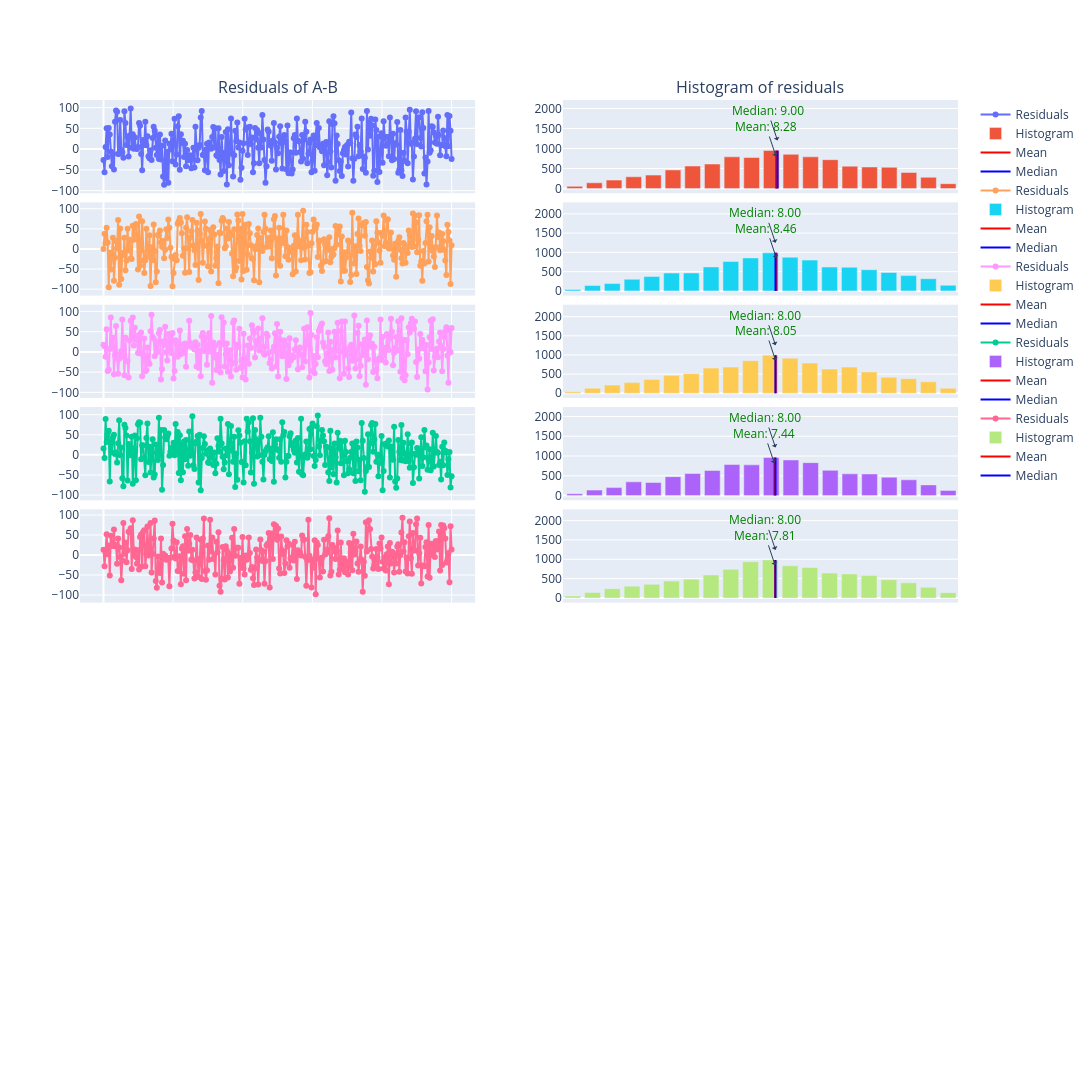

Notebook code cell kept with this figure:
### Markdown cell above
### **Strategy B** Given `J` infer `J+1`

The probability distribution of chosing $i_A$ is uniform,so we can create a probabilistic model to infer the next number given the previous one. The seed in this case is 50 so equal probability for first try.

**Idea:**

Given a random number $i_A$ we compute the probability of be greater or lower value in the following iteration. $$P_{higher} = \frac{100-i_A}{100},$$ $$P_{lower} = \frac{i_A}{100}.$$

* Seed $i_0$ 
* Iteration 1: $i_B = i0$
    * Compute $i_A$
    * Compute $\Delta$
    * Update $i_0$: 
        * If $P_{lower} > P_{higher}$ --> $i_0 = \textrm{randint}(0, i_A / 2)$   
        * If $P_{higher} > P_{lower}$ --> $i_0 = \textrm{randint}(i_A, i_A + \frac{100-i_A}{100})$

### Code cell
number_cases=10000
cases_to_test = 5

fig = make_subplots(rows=len(cases), cols=2, 
                    subplot_titles=("Residuals of A-B", "Histogram of residuals"),
                    shared_xaxes=True,
                    vertical_spacing=0.01)

i = 0
for jiter in range(cases_to_test):
    # Compute payout or residuals
    residuals = []
    i0 = 50
    for _ in range(number_cases):
        prob_higher = (100-i0)/100
        prob_lower = i0/100
        i_A = number_A(1)[0]
        i_B = i0
        residuals.append(i_A - i_B)

        if prob_higher >= prob_lower:
            if i_A >= 99:
                i0 = np.random.randint(0,int(i_A/2),1)[0]
            else:
                i0 = np.random.randint(i_A,int(i_A+(100-i_A)/2),1)[0]
        elif prob_higher < prob_lower:
            if i_A <=1 :
                i0 = np.random.randint(0,100,1)[0]
            else:
                i0 = np.random.randint(0,i_A/2,1)[0]
    
    step=int(30)
    
    # Plot residuals with x-labels
    fig.add_trace(go.Scatter(x=np.linspace(0,1000,int(len(residuals)/step)+1), 
                             y=residuals[::step], 
                             mode='lines+markers', 
                             name='Residuals'), 
                  row=i+1, col=1)
    
    # histogram with counts in Y-axis
    # compute historgram and media and median of residuals
    hist, bin_edges = np.histogram(residuals, bins=20)
    bin_centers = (bin_edges[:-1] + bin_edges[1:]) / 2
    # Calculate mean and median
    mean_residuals = np.mean(residuals)
    median_residuals = np.median(residuals)
    if mean_residuals < 0:
        color = 'red'
    else:
        color = 'green'
        
    # Plot histogram
    fig.add_trace(go.Bar(x=bin_centers, y=hist, name='Histogram'), row=i+1, col=2)
    # Plot mean and median vlines
    fig.add_trace(go.Scatter(x=[mean_residuals, mean_residuals], 
                             y=[0, np.max(hist)], 
                             mode='lines', 
                             name='Mean', 
                             line=dict(color='red')), 
                  row=i+1, col=2)
    # Median
    fig.add_trace(go.Scatter(x=[median_residuals, median_residuals],
                                y=[0, np.max(hist)], 
                                mode='lines', 
                                name='Median', 
                                line=dict(color='blue')), 
                    row=i+1, col=2)
    # Add annotation mean and median
    fig.add_annotation(x=mean_residuals, y=np.max(hist)-400, 
                       text="Mean: {:.2f}".format(mean_residuals), 
                       showarrow=True, 
                       arrowhead=1, 
                       yshift=10,
                       font=dict(color=color), 
                       row=i+1, col=2)
    fig.add_annotation(x=median_residuals, y=np.max(hist),
                            text="Median: {:.2f}".format(median_residuals), 
                            showarrow=True, 
                            arrowhead=1, 
                            yshift=10,
                            font=dict(color=color), 
                            row=i+1, col=2)
    i=i+1

fig.update_layout(
    autosize=False,
    width=1200,
    height=1200,
)
fig.show()

### Figure 1 — Plotly figure (JSON) as saved in the notebook; plotly's stock layout.template omitted (floating-point values rounded to 4 significant figures; data arrays with more than 128 entries replaced by an {"elided": "..."} marker saying what was removed)
{"data": [{"mode": "lines+markers", "name": "Residuals", "type": "scatter", "x": {"elided": "334 float values"}, "xaxis": "x", "y": {"elided": "334 int values"}, "yaxis": "y"}, {"name": "Histogram", "type": "bar", "x": [-92.1, -82.3, -72.5, -62.7, -52.9, -43.1, -33.3, -23.5, -13.7, -3.9, 5.9, 15.7, 25.5, 35.3, 45.1, 54.9, 64.7, 74.5, 84.3, 94.1], "xaxis": "x2", "y": [56, 144, 211, 294, 336, 465, 562, 612, 792, 775, 950, 855, 792, 721, 559, 539, 531, 402, 282, 122], "yaxis": "y2"}, {"line": {"color": "red"}, "mode": "lines", "name": "Mean", "type": "scatter", "x": [8.279, 8.279], "xaxis": "x2", "y": [0, 950], "yaxis": "y2"}, {"line": {"color": "blue"}, "mode": "lines", "name": "Median", "type": "scatter", "x": [9, 9], "xaxis": "x2", "y": [0, 950], "yaxis": "y2"}, {"mode": "lines+markers", "name": "Residuals", "type": "scatter", "x": {"elided": "334 float values"}, "xaxis": "x3", "y": {"elided": "334 int values"}, "yaxis": "y3"}, {"name": "Histogram", "type": "bar", "x": [-93.08, -83.22, -73.38, -63.53, -53.67, -43.83, -33.98, -24.12, -14.28, -4.425, 5.425, 15.27, 25.12, 34.97, 44.83, 54.67, 64.52, 74.37, 84.22, 94.08], "xaxis": "x4", "y": [38, 139, 192, 302, 373, 463, 465, 623, 764, 856, 988, 874, 800, 619, 613, 551, 479, 397, 317, 147], "yaxis": "y4"}, {"line": {"color": "red"}, "mode": "lines", "name": "Mean", "type": "scatter", "x": [8.463, 8.463], "xaxis": "x4", "y": [0, 988], "yaxis": "y4"}, {"line": {"color": "blue"}, "mode": "lines", "name": "Median", "type": "scatter", "x": [8, 8], "xaxis": "x4", "y": [0, 988], "yaxis": "y4"}, {"mode": "lines+markers", "name": "Residuals", "type": "scatter", "x": {"elided": "334 float values"}, "xaxis": "x5", "y": {"elided": "334 int values"}, "yaxis": "y5"}, {"name": "Histogram", "type": "bar", "x": [-93.08, -83.22, -73.38, -63.53, -53.67, -43.83, -33.98, -24.12, -14.28, -4.425, 5.425, 15.27, 25.12, 34.97, 44.83, 54.67, 64.52, 74.37, 84.22, 94.08], "xaxis": "x6", "y": [38, 132, 215, 278, 362, 468, 512, 658, 685, 851, 994, 916, 789, 633, 684, 556, 415, 382, 300, 132], "yaxis": "y6"}, {"line": {"color": "red"}, "mode": "lines", "name": "Mean", "type": "scatter", "x": [8.053, 8.053], "xaxis": "x6", "y": [0, 994], "yaxis": "y6"}, {"line": {"color": "blue"}, "mode": "lines", "name": "Median", "type": "scatter", "x": [8, 8], "xaxis": "x6", "y": [0, 994], "yaxis": "y6"}, {"mode": "lines+markers", "name": "Residuals", "type": "scatter", "x": {"elided": "334 float values"}, "xaxis": "x7", "y": {"elided": "334 int values"}, "yaxis": "y7"}, {"name": "Histogram", "type": "bar", "x": [-92.1, -82.3, -72.5, -62.7, -52.9, -43.1, -33.3, -23.5, -13.7, -3.9, 5.9, 15.7, 25.5, 35.3, 45.1, 54.9, 64.7, 74.5, 84.3, 94.1], "xaxis": "x8", "y": [47, 139, 202, 347, 331, 479, 560, 635, 786, 777, 962, 901, 833, 639, 550, 547, 464, 399, 271, 131], "yaxis": "y8"}, {"line": {"color": "red"}, "mode": "lines", "name": "Mean", "type": "scatter", "x": [7.437, 7.437], "xaxis": "x8", "y": [0, 962], "yaxis": "y8"}, {"line": {"color": "blue"}, "mode": "lines", "name": "Median", "type": "scatter", "x": [8, 8], "xaxis": "x8", "y": [0, 962], "yaxis": "y8"}, {"mode": "lines+markers", "name": "Residuals", "type": "scatter", "x": {"elided": "334 float values"}, "xaxis": "x9", "y": {"elided": "334 int values"}, "yaxis": "y9"}, {"name": "Histogram", "type": "bar", "x": [-93.08, -83.22, -73.38, -63.53, -53.67, -43.83, -33.98, -24.12, -14.28, -4.425, 5.425, 15.27, 25.12, 34.97, 44.83, 54.67, 64.52, 74.37, 84.22, 94.08], "xaxis": "x10", "y": [50, 140, 240, 305, 352, 436, 486, 595, 742, 935, 984, 831, 789, 643, 620, 580, 470, 391, 274, 137], "yaxis": "y10"}, {"line": {"color": "red"}, "mode": "lines", "name": "Mean", "type": "scatter", "x": [7.813, 7.813], "xaxis": "x10", "y": [0, 984], "yaxis": "y10"}, {"line": {"color": "blue"}, "mode": "lines", "name": "Median", "type": "scatter", "x": [8, 8], "xaxis": "x10", "y": [0, 984], "yaxis": "y10"}], "layout": {"annotations": [{"font": {"size": 16}, "showarrow": false, "text": "Residuals of A-B", "x": 0.225, "xanchor": "center", "xref": "paper", "y": 1, "yanchor": "bottom", "yref": "paper"}, {"font": {"size": 16}, "showarrow": false, "text": "Histogram of residuals", "x": 0.775, "xanchor": "center", "xref": "paper", "y": 1, "yanchor": "bottom", "yref": "paper"}, {"arrowhead": 1, "font": {"color": "green"}, "showarrow": true, "text": "Mean: 8.28", "x": 8.279, "xref": "x2", "y": 550, "yref": "y2", "yshift": 10}, {"arrowhead": 1, "font": {"color": "green"}, "showarrow": true, "text": "Median: 9.00", "x": 9, "xref": "x2", "y": 950, "yref": "y2", "yshift": 10}, {"arrowhead": 1, "font": {"color": "green"}, "showarrow": true, "text": "Mean: 8.46", "x": 8.463, "xref": "x4", "y": 588, "yref": "y4", "yshift": 10}, {"arrowhead": 1, "font": {"color": "green"}, "showarrow": true, "text": "Median: 8.00", "x": 8, "xref": "x4", "y": 988, "yref": "y4", "yshift": 10}, {"arrowhead": 1, "font": {"color": "green"}, "showarrow": true, "text": "Mean: 8.05", "x": 8.053, "xref": "x6", "y": 594, "yref": "y6", "yshift": 10}, {"arrowhead": 1, "font": {"color": "green"}, "showarrow": true, "text": "Median: 8.00", "x": 8, "xref": "x6", "y": 994, "yref": "y6", "yshift": 10}, {"arrowhead": 1, "font": {"color": "green"}, "showarrow": true, "text": "Mean: 7.44", "x": 7.437, "xref": "x8", "y": 562, "yref": "y8", "yshift": 10}, {"arrowhead": 1, "font": {"color": "green"}, "showarrow": true, "text": "Median: 8.00", "x": 8, "xref": "x8", "y": 962, "yref": "y8", "yshift": 10}, {"arrowhead": 1, "font": {"color": "green"}, "showarrow": true, "text": "Mean: 7.81", "x": 7.813, "xref": "x10", "y": 584, "yref": "y10", "yshift": 10}, {"arrowhead": 1, "font": {"color": "green"}, "showarrow": true, "text": "Median: 8.00", "x": 8, "xref": "x10", "y": 984, "yref": "y10", "yshift": 10}], "autosize": false, "height": 1200, "width": 1200, "xaxis": {"anchor": "y", "domain": [0, 0.45], "matches": "x17", "showticklabels": false}, "xaxis10": {"anchor": "y10", "domain": [0.55, 1], "matches": "x18", "showticklabels": false}, "xaxis11": {"anchor": "y11", "domain": [0, 0.45], "matches": "x17", "showticklabels": false}, "xaxis12": {"anchor": "y12", "domain": [0.55, 1], "matches": "x18", "showticklabels": false}, "xaxis13": {"anchor": "y13", "domain": [0, 0.45], "matches": "x17", "showticklabels": false}, "xaxis14": {"anchor": "y14", "domain": [0.55, 1], "matches": "x18", "showticklabels": false}, "xaxis15": {"anchor": "y15", "domain": [0, 0.45], "matches": "x17", "showticklabels": false}, "xaxis16": {"anchor": "y16", "domain": [0.55, 1], "matches": "x18", "showticklabels": false}, "xaxis17": {"anchor": "y17", "domain": [0, 0.45]}, "xaxis18": {"anchor": "y18", "domain": [0.55, 1]}, "xaxis2": {"anchor": "y2", "domain": [0.55, 1], "matches": "x18", "showticklabels": false}, "xaxis3": {"anchor": "y3", "domain": [0, 0.45], "matches": "x17", "showticklabels": false}, "xaxis4": {"anchor": "y4", "domain": [0.55, 1], "matches": "x18", "showticklabels": false}, "xaxis5": {"anchor": "y5", "domain": [0, 0.45], "matches": "x17", "showticklabels": false}, "xaxis6": {"anchor": "y6", "domain": [0.55, 1], "matches": "x18", "showticklabels": false}, "xaxis7": {"anchor": "y7", "domain": [0, 0.45], "matches": "x17", "showticklabels": false}, "xaxis8": {"anchor": "y8", "domain": [0.55, 1], "matches": "x18", "showticklabels": false}, "xaxis9": {"anchor": "y9", "domain": [0, 0.45], "matches": "x17", "showticklabels": false}, "yaxis": {"anchor": "x", "domain": [0.8978, 1]}, "yaxis10": {"anchor": "x10", "domain": [0.4489, 0.5511]}, "yaxis11": {"anchor": "x11", "domain": [0.3367, 0.4389]}, "yaxis12": {"anchor": "x12", "domain": [0.3367, 0.4389]}, "yaxis13": {"anchor": "x13", "domain": [0.2244, 0.3267]}, "yaxis14": {"anchor": "x14", "domain": [0.2244, 0.3267]}, "yaxis15": {"anchor": "x15", "domain": [0.1122, 0.2144]}, "yaxis16": {"anchor": "x16", "domain": [0.1122, 0.2144]}, "yaxis17": {"anchor": "x17", "domain": [0, 0.1022]}, "yaxis18": {"anchor": "x18", "domain": [0, 0.1022]}, "yaxis2": {"anchor": "x2", "domain": [0.8978, 1]}, "yaxis3": {"anchor": "x3", "domain": [0.7856, 0.8878]}, "yaxis4": {"anchor": "x4", "domain": [0.7856, 0.8878]}, "yaxis5": {"anchor": "x5", "domain": [0.6733, 0.7756]}, "yaxis6": {"anchor": "x6", "domain": [0.6733, 0.7756]}, "yaxis7": {"anchor": "x7", "domain": [0.5611, 0.6633]}, "yaxis8": {"anchor": "x8", "domain": [0.5611, 0.6633]}, "yaxis9": {"anchor": "x9", "domain": [0.4489, 0.5511]}}}
